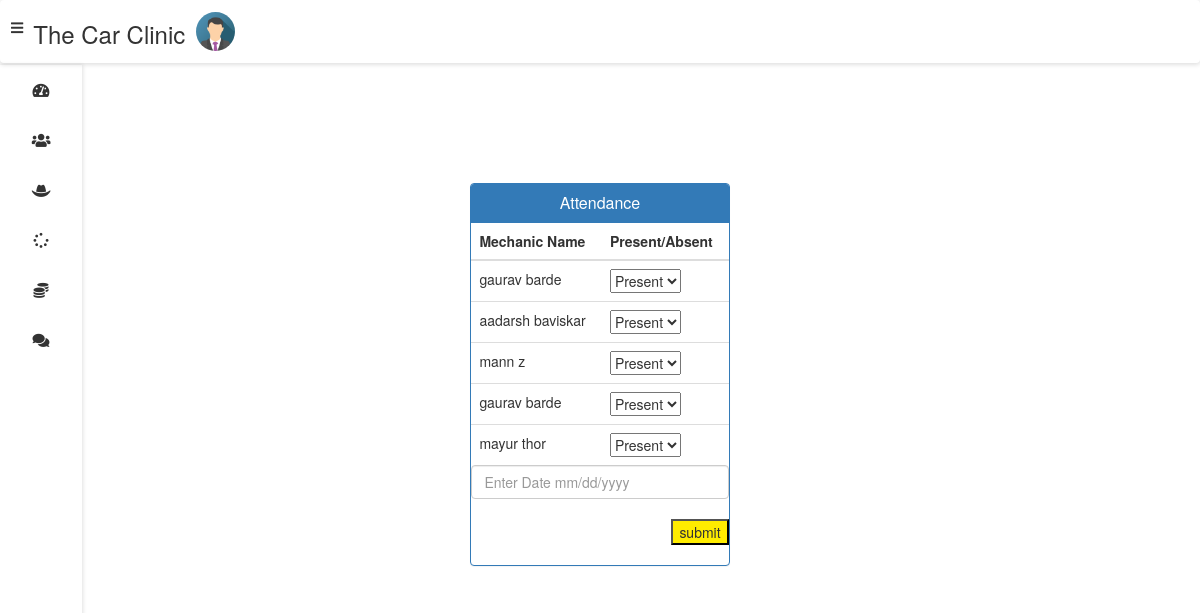
Page /admin-take-attendance (signed in) on the committed database.
### vehicle/models.py (models this page shows, shortened)
class Mechanic(models.Model):
    user=models.OneToOneField(User,on_delete=models.CASCADE)
    profile_pic= models.ImageField(upload_to='profile_pic/MechanicProfilePic/',null=True,blank=True)
    address = models.CharField(max_length=40)
    mobile = models.CharField(max_length=20,null=False)
    skill = models.CharField(max_length=500,null=True)
    salary=models.PositiveIntegerField(null=True)
    status=models.BooleanField(default=False)
    @property
    def get_name(self):
        return self.user.first_name+" "+self.user.last_name

### vehicle/views.py (the view, shortened to what this page needs)
# urls.py: path('admin-take-attendance', views.admin_take_attendance_view,name='admin-take-attendance'),
@login_required(login_url='adminlogin')
def admin_take_attendance_view(request):
    mechanics=models.Mechanic.objects.all().filter(status=True)
    aform=forms.AttendanceForm()
    return render(request,'vehicle/admin_take_attendance.html',{'mechanics':mechanics,'aform':aform})

### vehicle/forms.py
class AttendanceForm(forms.Form):
    present_status=forms.ChoiceField( choices=presence_choices)
    date=forms.DateField()

### templates/vehicle/admin_take_attendance.html (shortened to what this page needs)
{% extends 'vehicle/adminbase.html' %}
{% load widget_tweaks %}
{% block content %}
<head>
  <link href="//netdna.bootstrapcdn.com/bootstrap/3.0.0/css/bootstrap.min.css" rel="stylesheet" id="bootstrap-css">
</head>
<form class="box xyz"  method="post"  autocomplete="off">
    <div class="row">
      <div class="panel panel-primary">
        <div class="panel-heading">
          <h6 class="panel-title">Attendance</h6>
        </div>
        <table class="table table-hover" id="dev-table">
          <thead>
            <tr>
              <th>Mechanic Name</th>
              <th>Present/Absent</th>
            </tr>
          </thead>
          {%for m in mechanics%}
          <tr>
            <td>{{m.get_name}}</td>
            <td>{{aform.present_status}}</td>
          </tr>
          {%endfor%}
        </table>
        {% render_field aform.date class="form-control" placeholder="Enter Date mm/dd/yyyy" %}
        <input type="submit" style="margin-left: 200px;
    margin-top: 20px;
    margin-bottom: 20px;    background-color: #ffec00;" name="submit" value="submit">
      </div>
  </div>
</form>
{% endblock content %}

### static/style.css (style rules this page uses)
* { box-sizing: border-box; }
body { font-family: 'Roboto', sans-serif; background: var(--main-bg-color); color: var(--main-color); margin: 0; }
.row { display: flex; flex-wrap: wrap; flex-direction: row; }
.row:after, .row:before { box-sizing: border-box; }
table { border-collapse: collapse; width: 100%; }
table td { border-top: 1px solid var(--second-bg-color); padding: 15px; }
table th { border-top: 1px solid var(--second-bg-color); border-bottom: 1px solid var(--second-bg-color); padding: 15px 12px; text-align: left; }

### templates/vehicle/admin_take_attendance.html (style rules this page uses)
h6 { text-align: center; }
.row { margin: 100px; }
.xyz { display: table; margin-right: auto; margin-left: auto; }

### rows in the picture
Mechanic: get_name "gaurav barde"
Mechanic: get_name "aadarsh baviskar"
Mechanic: get_name "mann z"
Mechanic: get_name "gaurav barde"
Mechanic: get_name "mayur thor"
